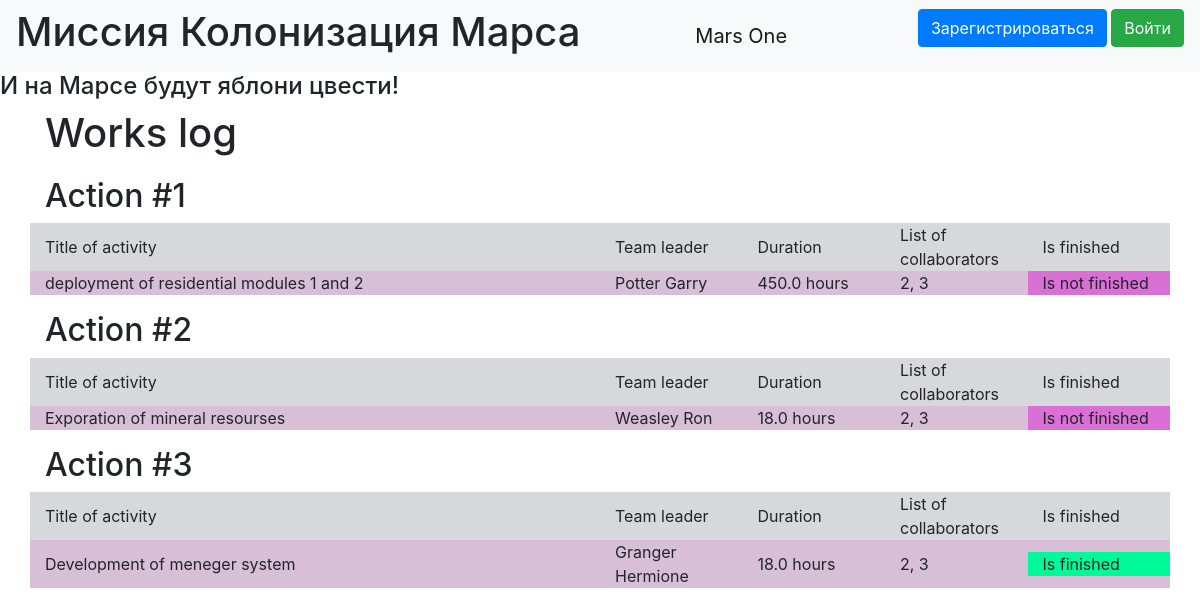
The page / on the database its author committed.
### data/jobs.py (models this page shows)
class Jobs(SqlAlchemyBase):
    __tablename__ = "jobs"
    id = sqlalchemy.Column(sqlalchemy.Integer, primary_key=True, autoincrement=True)
    team_leader = sqlalchemy.Column(sqlalchemy.Integer, sqlalchemy.ForeignKey("users.id"))
    job = sqlalchemy.Column(sqlalchemy.String)
    work_size = sqlalchemy.Column(sqlalchemy.Integer)
    collaborators = sqlalchemy.Column(sqlalchemy.String)
    start_date = sqlalchemy.Column(sqlalchemy.DateTime)
    end_date = sqlalchemy.Column(sqlalchemy.DateTime)
    is_finished = sqlalchemy.Column(sqlalchemy.Boolean)
    user = orm.relation('User')

### data/users.py (models this page shows, shortened)
class User(SqlAlchemyBase, UserMixin):
    __tablename__ = 'users'
    id = sqlalchemy.Column(sqlalchemy.Integer,
                           primary_key=True, autoincrement=True)
    surname = sqlalchemy.Column(sqlalchemy.String, nullable=True)
    name = sqlalchemy.Column(sqlalchemy.String, nullable=True)
    age = sqlalchemy.Column(sqlalchemy.Integer, nullable=True)
    position = sqlalchemy.Column(sqlalchemy.String, nullable=True)
    speciality = sqlalchemy.Column(sqlalchemy.String, nullable=True)
    address = sqlalchemy.Column(sqlalchemy.String, nullable=True)
    email = sqlalchemy.Column(sqlalchemy.String,
                              index=True, unique=True, nullable=True)
    hashed_password = sqlalchemy.Column(sqlalchemy.String, nullable=True)
    modified_date = sqlalchemy.Column(sqlalchemy.DateTime,
                                      default=datetime.datetime.now)
    jobs = orm.relation("Jobs", back_populates='user')

### main.py (the view)
@app.route('/')
def main():
    db_sess = db_session.create_session()
    jobs = db_sess.query(Jobs).all()
    us = db_sess.query(User).all()
    return render_template("works.html", jobs=jobs, dt=datetime.datetime.now(), user = us)

### data/db_session.py (called while the page is built)
def create_session() -> Session:
    global __factory
    return __factory()

### templates/works.html
{% extends "base.html" %}
{% block content %}
<h1 xmlns="http://www.w3.org/1999/html">Works log</h1>
<div class="item">
{% for item in jobs%}
<h2>Action #{{item.id}}</h2>
    <div class="table">
    <div class="row table-secondary align-items-center">
                <div class="col-6">
                Title of activity
                </div>
                <div class="col">
                Team leader
            </div>
            <div class="col">
                Duration
            </div>
                        <div class="col">
                List of collaborators
            </div>
         <div class="col">
                Is finished
            </div>
    </div>
<div class="row table-secondary align-items-center purple">
    <div class="col-6">
        {{item.job}}
    </div>
    <div class="col">
        {% set b = user[loop.index]%}
        {{b.name + " " + b.surname}}
    </div>
    <div class="col">
        {% set a = (dt - item.start_date).total_seconds() // 3600%}
        {{a}} hours
    </div>
    <div class="col">
        {{item.collaborators}}
    </div>
    {%if item.is_finished %}
    <div class="col not-purple-1">
        Is finished
    </div>
    {%else%}
    <div class="col not-purple">
        Is not finished
    </div>
    {%endif%}
</div>
    </div>
{% endfor %}
</div>
{% endblock %}

### templates/base.html (shortened to what this page needs)
<!DOCTYPE html>
<html lang="en">
<head>
    <link rel="stylesheet"
          href="https://stackpath.bootstrapcdn.com/bootstrap/4.4.1/css/bootstrap.min.css"
>
    <link rel="stylesheet" style="text/css" href="../static/css/style.css">
    </head>
<body>
<header>
    <nav class="navbar navbar-light bg-light">
        <h1>Миссия Колонизация Марса</h1>
        <a class="navbar-brand" href="#">Mars One</a>
        {% if current_user.is_authenticated %}
    <a class="navbar-brand" href="/logout">{{ current_user.name }}</a>
{% else %}
    <p>
        <a class="btn btn-primary " href="/register">Зарегистрироваться</a>
        <a class="btn btn-success" href="/login">Войти</a>
    </p>
{% endif %}
    </nav>
</header>
<h4>И на Марсе будут яблони цвести!</h4>
    <main role="main" class="container">
        {% block content %}{% endblock %}
    </main>
</body>
</html>

### static/css/style.css (style rules this page uses)
.item { margin-top: 10px; padding-top: 10px; $table-cell-padding-y: .5rem; }
.purple { background-color:#D8BFD8; }
.not-purple { background-color: #DA70D6; }
.not-purple-1 { background-color: #00FA9A; }

### rows shown on the page
Jobs: id "1", job "deployment of residential modules 1 and 2", collaborators "2, 3", is_finished "Is not finished"
User: name+surname "Potter Garry"
Jobs: id "2", job "Exporation of mineral resourses", collaborators "2, 3", is_finished "Is not finished"
User: name+surname "Weasley Ron"
Jobs: id "3", job "Development of meneger system", collaborators "2, 3", is_finished "Is finished"
User: name+surname "Granger Hermione"
